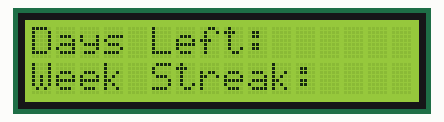
Simulated run of this sketch. Board: ESP8266 (NodeMCU). Parts: 16×2 character LCD. WiFi joins after 1.5 s; servers stay silent unless stated; what the sketch prints to the serial monitor is not drawn.

Above: at 2.7 s.
At 3.8 s:
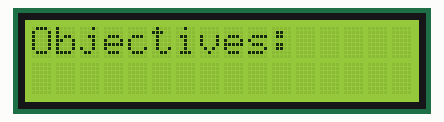
At 4.8 s:
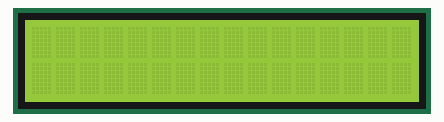

The sketch:

iamontrack-arduino.ino
```cpp
#include <ArduinoJson.h>


#include  <Wire.h>;
#include <LiquidCrystal_I2C.h>
//#include <LiquidCrystal_I2C.h>
#include <ESP8266WiFi.h>
#include <ESP8266HTTPClient.h>

// Construct an LCD object and pass it the
// I2C address, width (in characters) and
// height (in characters). Depending on the
// Actual device, the IC2 address may change.
const char* ssid = "FiOS-OMJJ7";
const char* password = "1010101010";
LiquidCrystal_I2C lcd(0x27, 16, 2);
StaticJsonDocument<128> doc;


void setup() {

  Serial.begin(115200);

  WiFi.begin(ssid, password);

  while (WiFi.status() != WL_CONNECTED) {

    delay(1000);
    Serial.println("Connecting..");

  }


  // The begin call takes the width and height. This
  // Should match the number provided to the constructor.
  //  lcd.begin(16,2);
  lcd.init();

  // Turn on the backlight.
  lcd.backlight();

  // Move the cursor characters to the right and
  // zero characters down (line 1).
  lcd.setCursor(0, 0);


  String getPostObjectives = getPayloadFrom("http://iamontrack.wangnelson.xyz/public/api/get-objectives-names");

  DeserializationError error = deserializeJson(doc, getPostObjectives);

  if (error) {
    Serial.print(F("deserializeJson() failed: "));
    Serial.println(error.f_str());
    return;
  }


}

void loop() {
  String daysLeftString = "Days Left: " + getPayloadFrom("http://iamontrack.wangnelson.xyz/public/api/get-days-left");
  String streakMessage = "Week Streak: " + getPayloadFrom("http://iamontrack.wangnelson.xyz/public/api/get-current-streak");

  lcd.clear();
  lcd.print(daysLeftString);
  lcd.setCursor(0, 1);
  lcd.print(streakMessage);
  delay(1000);
  lcd.clear();
  lcd.setCursor(0, 0);
  lcd.print("Objectives: ");

  for (int i = 0; i < 5; i++) {
    lcd.setCursor(0, 1);
    const char* words = doc[i];
    lcd.print(words);
    Serial.println(words);
    delay(1000);
    lcd.clear();
  }

}

String getPayloadFrom(String url) {
  String payload = "";
  if (WiFi.status() == WL_CONNECTED) { //Check WiFi connection status
    HTTPClient http;


    http.begin(url);
    int httpCode = http.GET();

    if (httpCode > 0) { //Check the returning code

      payload = http.getString();   //Get the request response payload
      //      Serial.println("This is the payload");
      Serial.print(payload);

      //      getFirstCardIndex(doc);


    }

    http.end();   //Close connection

  }
  return payload;
}
```

Measured:
- by itself, everything shown: repeats every 6.5 s, in 3 steps
- what the display in image 0 shows lasts 1.0 s, from 2.7 s to 3.7 s
- what the display in image 2 shows lasts 4.5 s, from 4.7 s to 9.2 s
